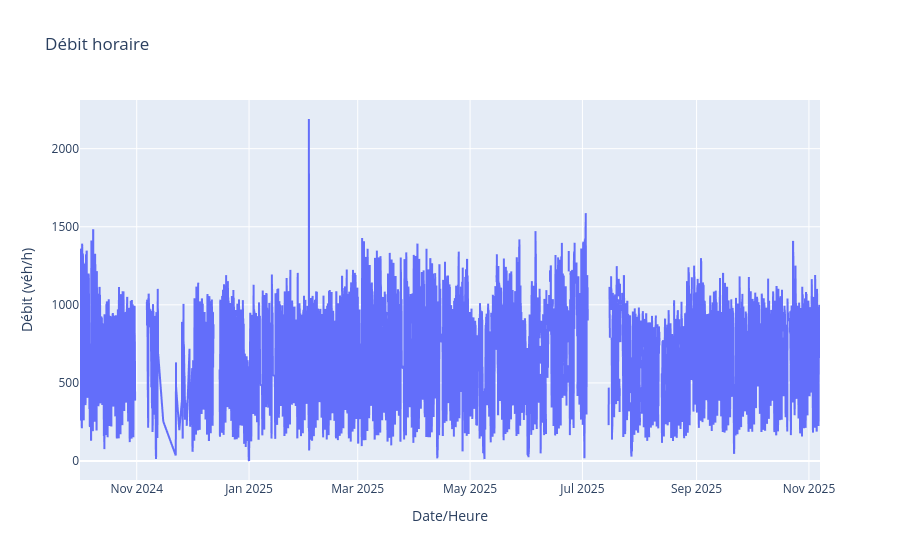

The cell this chart's notebook holds for it:
### Code cell
fig = px.line(
    df_axe.sort_values('Date et heure de comptage'),
    x='Date et heure de comptage', y='Débit horaire',
    title=f"Débit horaire",
    labels={'Date et heure de comptage':'Date/Heure','Débit horaire':'Débit (véh/h)'}
)

fig.show()

### Figure 1 — Plotly figure (JSON) as saved in the notebook; plotly's stock layout.template omitted (floating-point values rounded to 4 significant figures; data arrays with more than 128 entries replaced by an {"elided": "..."} marker saying what was removed)
{"data": [{"hovertemplate": "Date/Heure=%{x}<br>Débit (véh/h)=%{y}<extra></extra>", "legendgroup": "", "line": {"color": "#636efa", "dash": "solid"}, "marker": {"symbol": "circle"}, "mode": "lines", "name": "", "showlegend": false, "type": "scattergl", "x": {"elided": "8747 str values"}, "xaxis": "x", "y": {"elided": "8747 float values"}, "yaxis": "y"}], "layout": {"legend": {"tracegroupgap": 0}, "title": {"text": "Débit horaire"}, "xaxis": {"anchor": "y", "domain": [0, 1], "title": {"text": "Date/Heure"}}, "yaxis": {"anchor": "x", "domain": [0, 1], "title": {"text": "Débit (véh/h)"}}}}
